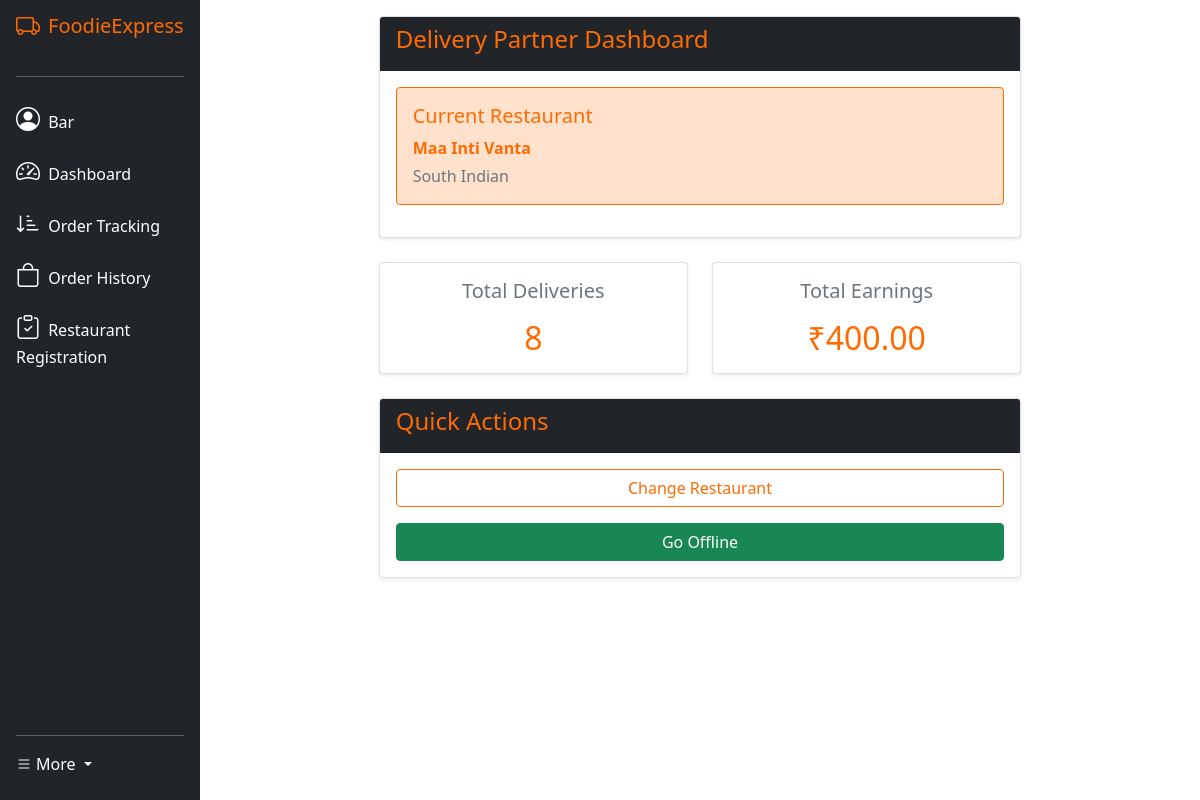
The app's page /delivery-partner/dashboard/ (signed in) with its own data.
### core/models.py (models this page shows, shortened)
class User(AbstractUser):
    CUSTOMER = 'customer'
    RESTAURANT = 'restaurant'
    DELIVERY_PARTNER = 'delivery_partner'
    USER_TYPE_CHOICES = [
        (CUSTOMER, 'Customer'),
        (RESTAURANT, 'Restaurant'),
        (DELIVERY_PARTNER, 'Delivery Partner'),
    ]
    user_type = models.CharField(max_length=20, choices=USER_TYPE_CHOICES)
    phone_number = models.CharField(max_length=15, unique=True)
    address = models.TextField()
    created_at = models.DateTimeField(auto_now_add=True)
    updated_at = models.DateTimeField(auto_now=True)
    class Meta:
        verbose_name = 'User'
        verbose_name_plural = 'Users'
        ordering = ['-created_at']
        indexes = [
            models.Index(fields=['user_type']),
            models.Index(fields=['phone_number'])
        ]

class Restaurant(models.Model):
    owner = models.OneToOneField(User, on_delete=models.CASCADE)
    name = models.CharField(max_length=100)
    description = models.TextField()
    cuisine = models.CharField(max_length=50)
    is_pure_veg = models.BooleanField(default=False)
    photo = models.URLField(max_length=1000, blank=True, null=True)
    min_delivery_partners = models.IntegerField(default=1, validators=[MinValueValidator(1)])
    max_delivery_partners = models.IntegerField(default=10, validators=[MaxValueValidator(10)])
    is_active = models.BooleanField(default=True)
    class Meta:
        verbose_name = 'Restaurant'
        verbose_name_plural = 'Restaurants'
        ordering = ['name']
        indexes = [
            models.Index(fields=['name']),
            models.Index(fields=['cuisine'])
        ]
        constraints = [
            models.UniqueConstraint(
                fields=['name', 'owner'],
                name='unique_restaurant_owner'
            )
        ]

class DeliveryPartner(models.Model):
    user = models.OneToOneField(User, on_delete=models.CASCADE)
    is_available = models.BooleanField(default=True)
    total_earnings = models.DecimalField(max_digits=10, decimal_places=2, default=0)
    total_deliveries = models.PositiveIntegerField(default=0)
    current_order = models.OneToOneField('Order', on_delete=models.SET_NULL, null=True, blank=True, related_name='current_delivery')
    restaurant = models.ForeignKey(Restaurant, on_delete=models.SET_NULL, null=True, blank=True, related_name='delivery_partners')
    class Meta:
        verbose_name = 'Delivery Partner'
        verbose_name_plural = 'Delivery Partners'
        ordering = ['-total_deliveries']
        indexes = [
            models.Index(fields=['is_available']),
            models.Index(fields=['total_deliveries'])
        ]

### core/views.py (the view)
# urls.py: path('delivery-partner/dashboard/', views.delivery_partner_dashboard, name='delivery_partner_dashboard'),
@login_required
def delivery_partner_dashboard(request):
    if request.user.user_type != 'delivery_partner':
        return redirect('home')
    delivery_partner = DeliveryPartner.objects.get(user=request.user)
    context = {
        'current_restaurant': delivery_partner.restaurant,
        'total_deliveries': delivery_partner.total_deliveries,
        'total_earnings': delivery_partner.total_earnings,
        'is_available': delivery_partner.is_available
    }
    return render(request, 'core/delivery_dashboard.html', context)

### core/templates/core/delivery_dashboard.html (shortened to what this page needs)
{% extends 'core/layout.html' %}
{% load static %}
{% block body %}
<div class="container-fluid py-3">
    <div class="row justify-content-center">
        <div class="col-lg-8 col-md-10">
            <div class="card shadow-sm mb-4">
                <div class="card-header bg-dark text-accent">
                    <h4>Delivery Partner Dashboard</h4>
                </div>
                <div class="card-body">
                    {% if current_restaurant %}
                    <div class="alert alert-accent">
                        <h5 class="mb-2">Current Restaurant</h5>
                        <p class="mb-1"><strong>{{ current_restaurant.name }}</strong></p>
                        <p class="mb-0 text-muted">{{ current_restaurant.cuisine }}</p>
                    </div>
                    {% endif %}
                </div>
            </div>
            <div class="row mb-4">
                <div class="col-md-6">
                    <div class="card shadow-sm h-100">
                        <div class="card-body text-center">
                            <h5 class="card-title text-muted mb-3">Total Deliveries</h5>
                            <h2 class="text-accent mb-0">{{ total_deliveries }}</h2>
                        </div>
                    </div>
                </div>
                <div class="col-md-6">
                    <div class="card shadow-sm h-100">
                        <div class="card-body text-center">
                            <h5 class="card-title text-muted mb-3">Total Earnings</h5>
                            <h2 class="text-accent mb-0">₹{{ total_earnings }}</h2>
                        </div>
                    </div>
                </div>
            </div>
            <div class="card shadow-sm">
                <div class="card-header bg-dark text-accent">
                    <h4>Quick Actions</h4>
                </div>
                <div class="card-body">
                    <div class="d-grid gap-3">
                        {% if current_restaurant %}
                        <a href="{% url 'delivery_partner_registration' %}"
                           class="btn btn-outline-accent">
                            Change Restaurant
                        </a>
                        {% endif %}
                        <button onclick="toggleAvailability()"
                        id="availabilityBtn"
                        class="btn btn-accent"
                        data-available="{{ is_available|lower }}">
                </button>
                    </div>
                </div>
            </div>
        </div>
    </div>
</div>
{% endblock %}

### core/templates/core/layout.html (shortened to what this page needs)
{% load static %}
<!DOCTYPE html>
<html lang="en">
    <head>
        <link href="https://cdn.jsdelivr.net/npm/bootstrap@5.0.2/dist/css/bootstrap.min.css" rel="stylesheet">
        <link href="https://cdn.jsdelivr.net/npm/bootstrap-icons@1.10.0/font/bootstrap-icons.css" rel="stylesheet">
        <link rel="stylesheet" href="https://cdnjs.cloudflare.com/ajax/libs/font-awesome/4.7.0/css/font-awesome.min.css">
        <link href="{% static 'core/styles.css' %}" rel="stylesheet">
    </head>
    <body>
        <div class="sidebar-wrapper">
            <div class="sidebar-content d-flex flex-column align-items-center align-items-sm-start px-3 pt-2 text-white">
                <a href="/" class="d-flex align-items-center pb-3 mb-md-0 me-md-auto text-white text-decoration-none">
                    <i class="bi bi-truck fs-4 me-2 brand-text"></i>
                    <span class="fs-5 d-none d-sm-inline brand-text">FoodieExpress</span>
                </a>
                <hr class="w-100">
                <ul class="nav nav-pills flex-column mb-sm-auto mb-0 align-items-center align-items-sm-start" id="menu">
                    {% if user.is_authenticated %}
                    {% if user.user_type == 'restaurant' %}
                    <li class="nav-item">
                        <a href="{% url 'restaurant_profile' %}" class="nav-link align-middle px-0 text-white">
                            <i class="fs-4 bi bi-shop"></i>
                            <span class="ms-1 d-none d-sm-inline">{{user.username}}</span>
                        </a>
                    </li>
                    <li class="nav-item">
                        <a class="nav-link align-middle px-0 text-white" href="{% url 'restaurant_menu' %}">
                            <i class="fs-4 bi bi-grid-3x3-gap"></i>
                            <span class="ms-1 d-none d-sm-inline">Menu</span>
                        </a>
                    </li>
                    <li class="nav-item">
                        <a class="nav-link align-middle px-0 text-white" href="{% url 'menu_item_add' %}">
                            <i class="fs-4 bi bi-plus-square"></i>
                            <span class="ms-1 d-none d-sm-inline">Add Dish</span>
                        </a>
                    </li>
                    <li class="nav-item">
                        <a class="nav-link align-middle px-0 text-white" href="{% url 'restaurant_dashboard' %}">
                            <i class="fs-4 bi bi-bag"></i>
                            <span class="ms-1 d-none d-sm-inline">Order Dashboard</span>
                        </a>
                    </li>
                    <li class="nav-item">
                        <a href="{% url 'restaurant_order_history' %}" class="nav-link align-middle px-0 text-white">
                            <i class="fs-4 bi bi-card-checklist"></i>
                            <span class="ms-1 d-none d-sm-inline">Order History</span>
                        </a>
                    </li>
                    <li class="nav-item">
                        <a href="{% url 'latest_order_tracking' %}" class="nav-link align-middle px-0 text-white">
                            <i class="fs-4 bi bi-sort-down-alt"></i>
                            <span class="ms-1 d-none d-sm-inline">Order Tracking</span>
                        </a>
                    </li>
                    {% elif user.user_type == 'delivery_partner' %}
                    <li class="nav-item">
                        <a href="{% url 'delivery_profile' %}" class="nav-link align-middle px-0 text-white">
                            <i class="fs-4 bi bi-person-circle"></i>
                            <span class="ms-1 d-none d-sm-inline">{{user.username}}</span>
                        </a>
                    </li>
                    <li class="nav-item">
                        <a class="nav-link align-middle px-0 text-white" href="{% url 'delivery_partner_dashboard' %}">
                            <i class="fs-4 bi bi-speedometer2"></i>
                            <span class="ms-1 d-none d-sm-inline">Dashboard</span>
                        </a>
                    </li>
                    <li class="nav-item">
                        <a href="{% url 'latest_order_tracking' %}" class="nav-link align-middle px-0 text-white">
                            <i class="fs-4 bi bi-sort-down-alt"></i>
                            <span class="ms-1 d-none d-sm-inline">Order Tracking</span>
                        </a>
                    </li>
                    <li class="nav-item">
                        <a href="{% url 'delivery_orders' %}" class="nav-link align-middle px-0 text-white">
                            <i class="fs-4 bi bi-bag"></i>
                            <span class="ms-1 d-none d-sm-inline">Order History</span>
                        </a>
                    </li>
                    <li class="nav-item">
                        <a href="{% url 'delivery_partner_registration' %}" class="nav-link align-middle px-0 text-white">
                            <i class="fs-4 bi bi-clipboard-check"></i>
                            <span class="ms-1 d-none d-sm-inline">Restaurant Registration </span>
                        </a>
                    </li>
                        {% endif %}
                    {% endif %}
                </ul>
                <hr class="w-100">
                <div class="dropdown pb-4">
                    {% if request.user.is_authenticated %}
                        <a href="#" class="d-flex align-items-center text-white text-decoration-none dropdown-toggle" id="dropdown.user1" data-bs-toggle="dropdown" aria-expanded="false">
                            <i class="bi bi-list"></i>
                            <span class="d-none d-sm-inline mx-1">More</span>
                        </a>
                    {% endif %}
                </div>
            </div>
        </div>
        <div class="main-content-wrapper">
            {% block body %}
            {% endblock %}
        </div>
    </body>
</html>

### core/templates/core/layout.html (style rules this page uses)
:root { --accent-color: #ff6b00; }
body { overflow-x: hidden; }
.brand-text { color: var(--accent-color) !important; }
.sidebar-wrapper { position: fixed; left: 0; top: 0; bottom: 0; width: 16.66667%; background-color: #212529; z-index: 1000; }
.sidebar-content { height: 100vh; overflow-y: auto; }
.main-content-wrapper { margin-left: 16.66667%; width: calc(100% - 16.66667%); min-height: 100vh; }

### core/templates/core/delivery_dashboard.html (style rules this page uses)
.text-accent { color: #ff6b00; }
.alert-accent { color: #ff6b00; background-color: #ffe1cc; border: 0.5px solid #ff6b00; }
.btn-outline-accent { color: #ff6b00; border-color: #ff6b00; }
.card { transition: transform 0.2s, box-shadow 0.2s; }

### records on screen
User: username "Bar"
Restaurant: name "Maa Inti Vanta", cuisine "South Indian"
DeliveryPartner: total_earnings "400.00"

### other values on screen
{{ total_deliveries }} "8"
